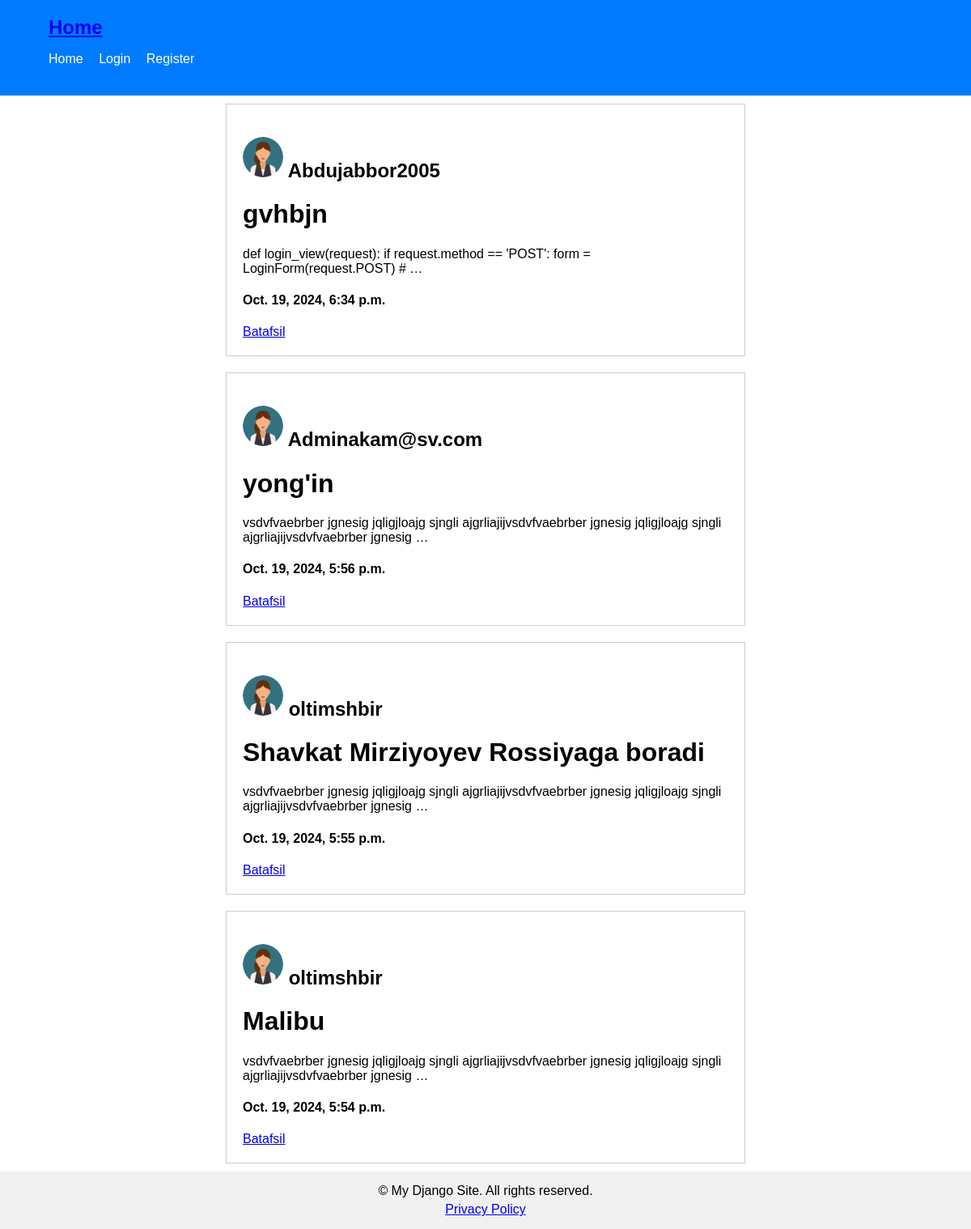
The page / on the database its author committed.
### home/models.py (models this page shows, shortened)
class Mavzu(models.Model):
    title = models.CharField(max_length=100)
    content = models.TextField()
    created = models.DateTimeField(auto_now_add=True)
    updated = models.DateTimeField(auto_now=True)
    user = models.ForeignKey(User, on_delete=models.CASCADE)
    image = models.ImageField(upload_to='mavzu_images/', blank=True, null=True)

### home/views.py (the view)
# urls.py: path('', homepage, name='homepage'),
def  homepage(request):
    mavzu_list = Mavzu.objects.all().order_by('-created')
    context = {
        'mavzular': mavzu_list,
    }
    return render(request, 'home/index.html', context=context)

### templates/home/index.html (shortened to what this page needs)
{% extends 'base.html' %}
{% load static %}
{% block data %}
<link rel="stylesheet" href="{% static 'css/home.css' %}"  >
<div class="manvzu-container">
    {% for m in mavzular %}
        <div class="middle menu">
            <div class="author-foto"><h2><img src="{% static 'user/user.png' %}"> {{ m.user }}</h2></div>
            <h1>{{ m.title }}</h1>
            <p>{{ m.content|truncatewords:10 }}</p>
            <h4>{{ m.created }}</h4>
            <a href="{% url 'detail' m.id %}">Batafsil</a>
        </div>
    {% endfor %}
</div>
{% endblock data %}

### staticfiles/css/base.css (style rules this page uses)
body { font-family: Arial, sans-serif; margin: 0; padding: 0; }

### staticfiles/css/home.css (style rules this page uses)
.manvzu-container { display: flex; flex-direction: column; align-items: center; }
.middle.menu { border: 1px solid #ccc; padding: 20px; margin: 10px; width: 80%; max-width: 600px; }
.author-foto img { width: 50px; height: auto; border-radius: 50%; }

### rows shown on the page
Mavzu: user "Abdujabbor2005", title "gvhbjn", content "def login_view(request): if request.method == 'POST': form = LoginForm(request.POST) # …", created "Oct. 19, 2024, 6:34 p.m."
Mavzu: user "Adminakam@sv.com", title "yong'in", content "vsdvfvaebrber jgnesig jqligjloajg sjngli ajgrliajijvsdvfvaebrber jgnesig jqligjloajg sjngli ajgrliajijvsdvfvaebrber jgnesig …", created "Oct. 19, 2024, 5:56 p.m."
Mavzu: user "oltimshbir", title "Shavkat Mirziyoyev Rossiyaga boradi", content "vsdvfvaebrber jgnesig jqligjloajg sjngli ajgrliajijvsdvfvaebrber jgnesig jqligjloajg sjngli ajgrliajijvsdvfvaebrber jgnesig …", created "Oct. 19, 2024, 5:55 p.m."
Mavzu: user "oltimshbir", title "Malibu", content "vsdvfvaebrber jgnesig jqligjloajg sjngli ajgrliajijvsdvfvaebrber jgnesig jqligjloajg sjngli ajgrliajijvsdvfvaebrber jgnesig …", created "Oct. 19, 2024, 5:54 p.m."
